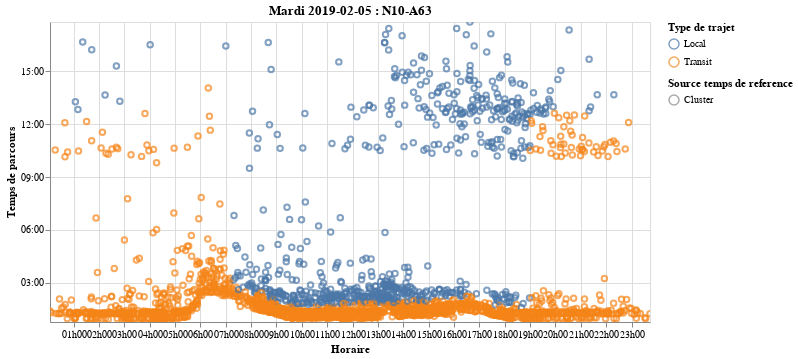

The code cell stored with this chart in its notebook:
### Code cell
g.graph_transit_filtre(df_transit_marge0_ss_extrapolation,'2019-02-05 00:00:00', '2019-02-05 23:59:59','N10-A63')

### Figure 1 — Vega-Lite specification as saved in the notebook (floating-point values rounded to 4 significant figures; data arrays with more than 128 entries replaced by an {"elided": "..."} marker saying what was removed)
{"$schema": "https://vega.github.io/schema/vega-lite/v2.6.0.json", "config": {"view": {"height": 300, "width": 400}}, "data": {"name": "data-dc7a3215811581c8d5b3bb6dfd37978b"}, "datasets": {"data-dc7a3215811581c8d5b3bb6dfd37978b": {"elided": "2571 records"}}, "encoding": {"color": {"field": "filtre_tps", "legend": {"title": "Type de trajet"}, "type": "nominal"}, "shape": {"field": "type", "legend": {"title": "Source temps de reference"}, "type": "nominal"}, "tooltip": {"field": "tps_parcours", "timeUnit": "hoursminutes", "type": "temporal"}, "x": {"axis": {"format": "%Hh%M", "title": "Horaire"}, "field": "date_cam_1", "type": "temporal"}, "y": {"axis": {"format": "%H:%M", "title": "Temps de parcours"}, "field": "tps_parcours", "type": "temporal"}}, "mark": "point", "selection": {"selector024": {"bind": "scales", "encodings": ["x", "y"], "mark": {"fill": "#333", "fillOpacity": 0.125, "stroke": "white"}, "on": "[mousedown, window:mouseup] > window:mousemove!", "resolve": "global", "translate": "[mousedown, window:mouseup] > window:mousemove!", "type": "interval", "zoom": "wheel!"}}, "title": "Mardi 2019-02-05 : N10-A63", "width": 600}
